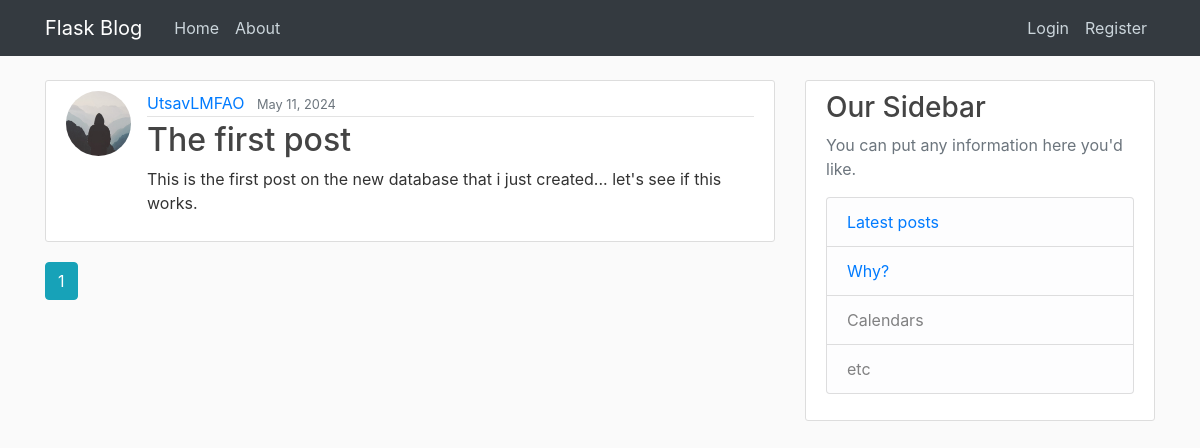
The page /home on the database its author committed.
### flaskblog/models.py (models this page shows, shortened)
class Post(db.Model):
    id = db.Column(db.Integer, primary_key=True)
    title = db.Column(db.String(100), nullable=False)
    date_posted = db.Column(db.DateTime, nullable=False, default=datetime.utcnow)
    content = db.Column(db.Text, nullable=False)
    user_id = db.Column(db.Integer, db.ForeignKey('user.id'), nullable=False)

class User(db.Model, UserMixin):
    id = db.Column(db.Integer, primary_key=True)
    username = db.Column(db.String(20), unique=True, nullable=False)
    email = db.Column(db.String(120), unique=True, nullable=False)
    image_file = db.Column(db.String(20), nullable=False, default='default.jpg')
    password = db.Column(db.String(60), nullable=False)
    posts = db.relationship('Post', backref='author', lazy=True)

### flaskblog/main/routes.py (the view)
@main.route("/")
@main.route("/home")
def home():
    page = request.args.get('page', 1, type=int)
    posts = Post.query.order_by(Post.date_posted.desc()).paginate(page=page, per_page=5)
    return render_template('home.html', posts=posts)

### flaskblog/templates/home.html
{% extends "layout.html" %}
{% block content %}
    {% for post in posts.items %}
        <article class="media content-section">
            <img class="rounded-circle article-img" src="{{ url_for('static', filename='profile_pics/' + post.author.image_file) }}">
          <div class="media-body">
            <div class="article-metadata">
              <a class="mr-2" href="{{ url_for('users.user_posts', username=post.author.username) }}">{{ post.author.username }}</a>
              <small class="text-muted">{{ post.date_posted.strftime('%B %d, %Y') }}</small>
            </div>
            <h2><a class="article-title" href="{{ url_for('posts.post', post_id=post.id) }}">{{ post.title }}</a></h2>
            <p class="article-content">{{ post.content }}</p>
          </div>
        </article>
    {% endfor %}
    {% for page_num in posts.iter_pages(left_edge=1, right_edge=1, left_current=1, right_current=2) %}
        {% if page_num %}
            {% if page_num == posts.page %}
                <a class="btn btn-info mb-4" href="{{ url_for('main.home', page=page_num) }}">{{ page_num }}</a>
            {% else %}
                <a class="btn btn-outline-info mb-4" href="{{ url_for('main.home', page=page_num) }}">{{ page_num }}</a>
            {% endif %}
        {% else %}
            ...
        {% endif %}
    {% endfor %}
{% endblock content %}

### flaskblog/static/main.css (style rules this page uses)
body { background: #fafafa; color: #333333; margin-top: 5rem; }
h1, h2, h3, h4, h5, h6 { color: #444444; }
.content-section { background: #ffffff; padding: 10px 20px; border: 1px solid #dddddd; border-radius: 3px; margin-bottom: 20px; }
.article-title { color: #444444; }
.article-content { white-space: pre-line; }
.article-img { height: 65px; width: 65px; margin-right: 16px; }
.article-metadata { padding-bottom: 1px; margin-bottom: 4px; border-bottom: 1px solid #e3e3e3 }

### rows shown on the page
Post: image_file (placeholder picture), author.username "UtsavLMFAO", date_posted "May 11, 2024", title "The first post", content "This is the first post on the new database that i just created... let's see if this works."

### other values the page prints
{{ page_num }} "1"
